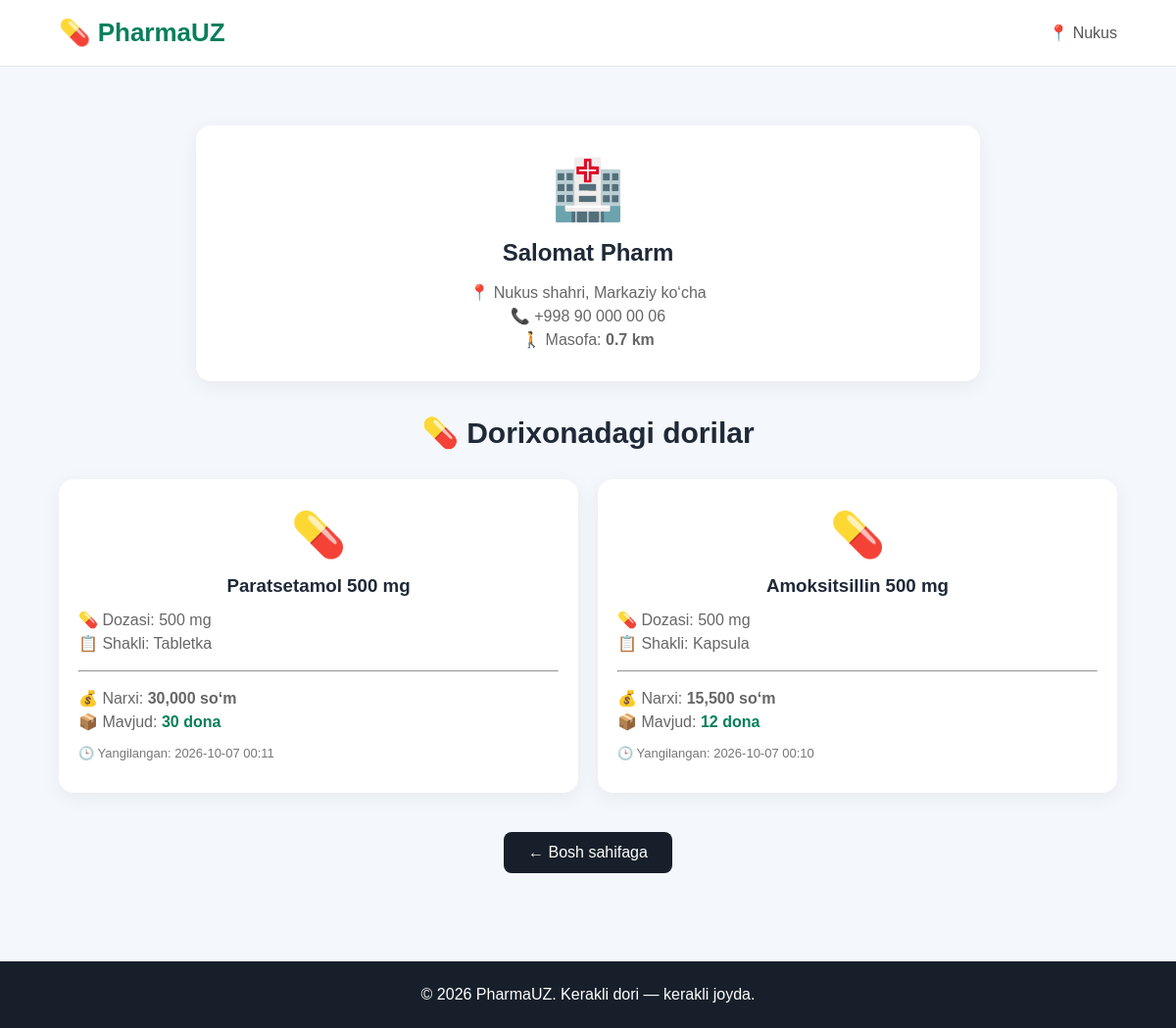
/pharmacy/1, run on the app's committed database.
### tables this page shows
CREATE TABLE pharmacies (
        id INTEGER PRIMARY KEY AUTOINCREMENT,
        name TEXT NOT NULL,
        city TEXT,
        address TEXT,
        phone TEXT,
        distance REAL,
        username TEXT,
        password TEXT
    , status TEXT DEFAULT 'pending', latitude REAL, longitude REAL);

CREATE TABLE inventory (
            id INTEGER PRIMARY KEY AUTOINCREMENT,
            pharmacy_id INTEGER,
            medicine_id INTEGER,
            price REAL,
            quantity INTEGER,
            updated_at TEXT,
            FOREIGN KEY (pharmacy_id) REFERENCES pharmacies(id),
            FOREIGN KEY (medicine_id) REFERENCES medicines(id)
        );

CREATE TABLE medicines (
            id INTEGER PRIMARY KEY AUTOINCREMENT,
            name TEXT NOT NULL,
            active_ingredient TEXT,
            manufacturer TEXT,
            dosage TEXT,
            form TEXT,
            prescription_required INTEGER DEFAULT 0
        );

### PharmaUZ.py (the view)
@app.route("/pharmacy/<int:pharmacy_id>")
def pharmacy(pharmacy_id):
    conn = get_db()
    pharmacy = conn.execute("""
        SELECT *
        FROM pharmacies
        WHERE id = ?
    """, (pharmacy_id,)).fetchone()
    products = conn.execute("""
        SELECT
            medicines.name,
            medicines.dosage,
            medicines.form,
            inventory.price,
            inventory.quantity,
            inventory.updated_at
        FROM inventory
        JOIN medicines
            ON medicines.id = inventory.medicine_id
        WHERE inventory.pharmacy_id = ?
    """, (pharmacy_id,)).fetchall()
    conn.close()
    return render_template(
        "pharmacy.html",
        pharmacy=pharmacy,
        products=products
    )

### PharmaUZ.py (called while the page is built)
def get_db():
    conn = sqlite3.connect(DATABASE)
    conn.row_factory = sqlite3.Row
    return conn

### templates/pharmacy.html (shortened to what this page needs)
<!DOCTYPE html>
<html lang="uz">
<head>
    <link rel="stylesheet"
          href="{{ url_for('static', filename='style.css') }}">
</head>
<body>
<header class="header">
    <div class="container">
        <div class="logo">
            💊 PharmaUZ
        </div>
        <div class="location">
            📍 Nukus
        </div>
    </div>
</header>
<main>
<section class="features">
<div class="container">
    <div class="feature-card"
         style="
         max-width:800px;
         margin:0 auto 35px;
         text-align:center;
         ">
        <div style="font-size:60px;">
            🏥
        </div>
        <h1 style="margin:15px 0;">
            {{ pharmacy["name"] }}
        </h1>
        <p>
            📍 {{ pharmacy["city"] }},
            {{ pharmacy["address"] }}
        </p>
        <p>
            📞 {{ pharmacy["phone"] }}
        </p>
        <p>
            🚶 Masofa:
            <b>{{ pharmacy["distance"] }} km</b>
        </p>
    </div>
    <h2 style="
        text-align:center;
        margin-bottom:30px;
    ">
        💊 Dorixonadagi dorilar
    </h2>
    {% if products %}
        <div style="
            display:grid;
            grid-template-columns:
            repeat(auto-fit,minmax(280px,1fr));
            gap:20px;
        ">
        {% for product in products %}
            <div class="feature-card"
                 style="text-align:left;">
                <div style="
                    text-align:center;
                    font-size:45px;
                    margin-bottom:15px;
                ">
                    💊
                </div>
                <h3 style="text-align:center;">
                    {{ product["name"] }}
                </h3>
                <p>
                    💊 Dozasi:
                    {{ product["dosage"] }}
                </p>
                <p>
                    📋 Shakli:
                    {{ product["form"] }}
                </p>
                <hr style="margin:15px 0;">
                <p>
                    💰 Narxi:
                    <strong>
                        {{ "{:,.0f}".format(product["price"]) }}
                        so‘m
                    </strong>
                </p>
                <p>
                    📦 Mavjud:
                    {% if product["quantity"] > 0 %}
                        <strong style="color:#087f5b;">
                            {{ product["quantity"] }} dona
                        </strong>
                    {% else %}
                        <strong style="color:red;">
                            Mavjud emas
                        </strong>
                    {% endif %}
                </p>
                <p style="
                    font-size:13px;
                    color:#777;
                    margin-top:10px;
                ">
                    🕒 Yangilangan:
                    {{ product["updated_at"] }}
                </p>
            </div>
        {% endfor %}
        </div>
    {% endif %}
    <div style="
        text-align:center;
        margin-top:40px;
    ">
        <a href="/"
           style="
           display:inline-block;
           padding:12px 25px;
           background:#17202a;
           color:white;
           text-decoration:none;
           border-radius:8px;
           ">
            ← Bosh sahifaga
        </a>
    </div>
</div>
</section>
</main>
<footer>
    <p>
        © 2026 PharmaUZ.
        Kerakli dori — kerakli joyda.
    </p>
</footer>
</body>
</html>

### static/style.css (style rules this page uses)
* { margin: 0; padding: 0; box-sizing: border-box; }
body { font-family: Arial, sans-serif; background: #f4f7fb; color: #1f2937; }
.container { width: 90%; max-width: 1100px; margin: auto; }
.header { background: white; border-bottom: 1px solid #e5e7eb; padding: 18px 0; }
.header .container { display: flex; justify-content: space-between; align-items: center; }
.logo { font-size: 26px; font-weight: bold; color: #087f5b; }
.location { font-size: 16px; color: #555; }
.features { padding: 60px 0; }
.features h2 { text-align: center; margin-bottom: 35px; font-size: 30px; }
.feature-card { background: white; padding: 30px 20px; border-radius: 15px; text-align: center; box-shadow: 0 5px 20px rgba(0, 0, 0, 0.06); }
.feature-card h3 { margin-bottom: 12px; }
.feature-card p { color: #666; line-height: 1.5; }
footer { background: #17202a; color: white; text-align: center; padding: 25px; margin-top: 30px; }

### data on the page
pharmacies: name "Salomat Pharm", city "Nukus shahri", address "Markaziy ko‘cha", phone "+998 90 000 00 06", distance "0.7"
inventory: name "Paratsetamol 500 mg", dosage "500 mg", form "Tabletka", price "30,000", quantity "30", updated_at "2026-10-07 00:11"
inventory: name "Amoksitsillin 500 mg", dosage "500 mg", form "Kapsula", price "15,500", quantity "12", updated_at "2026-10-07 00:10"
